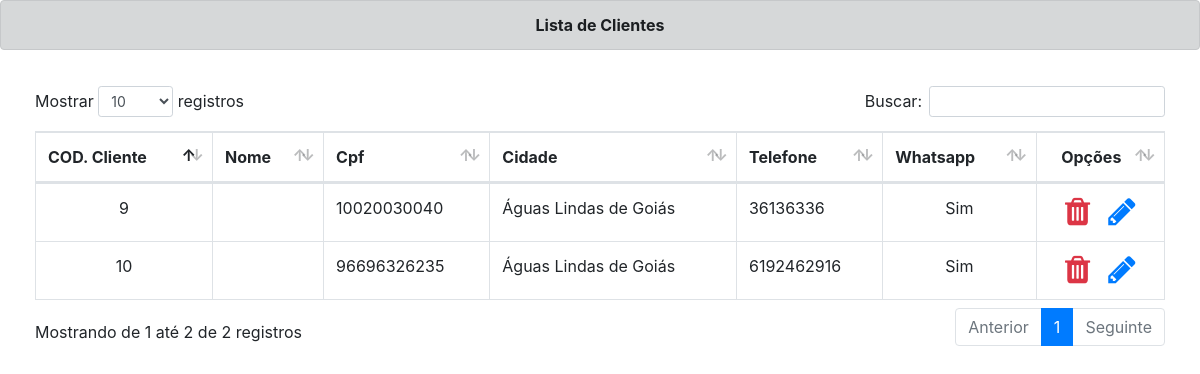
The app's page /visao/listarClientes.php (signed in) with its own data.
### tables this page shows
CREATE TABLE IF NOT EXISTS `cliente` (
  `id_cliente` INT(11) NOT NULL AUTO_INCREMENT,
  `nome` VARCHAR(90) NOT NULL,
  `cpf` CHAR(14) NOT NULL,
  `endereco` VARCHAR(150) NOT NULL,
  `numero` VARCHAR(5) NOT NULL,
  `complemento` VARCHAR(150) NULL DEFAULT NULL,
  `bairro` VARCHAR(50) NOT NULL,
  `estado` CHAR(2) NOT NULL,
  `cidade` VARCHAR(50) NOT NULL,
  `telefone` CHAR(14) NULL DEFAULT NULL,
  `celular` CHAR(15) NOT NULL,
  `whatsapp` CHAR(1) NOT NULL,
  `id_usuario` INT(11) NOT NULL,
  PRIMARY KEY (`id_cliente`),
  INDEX `id_usuario` (`id_usuario` ASC) VISIBLE);

### modelo/conexao/Conexao.php (called while the page is built)
<?php
abstract class Conexao {
    private static $instancia;
    public static function getConexao() {
        try {
            if (!isset(self::$instancia)) {
                $usuario = "root";
                $senha = "";
                self::$instancia = new PDO("mysql:host=localhost;dbname=cbjk;charset=UTF8",
                        $usuario, $senha);
            }
            return self::$instancia;
        } catch (PDOException $e) {
            echo "Erro ao conectar no banco de dados: " . $e->getMessage();
        }
    }
}

### modelo/ClienteDAO.php (called while the page is built, shortened)
<?php
require_once 'conexao/Conexao.php';
class ClienteDAO {
    public $pdo = null;
     function __construct() {
        $this->pdo = Conexao::getConexao();
    }
    public function listarTodos() {
         try {
            $sql="SELECT * FROM `cliente` ";
            $stm = $this->pdo->prepare($sql);
            $stm->execute();
            $clientes=$stm->fetchAll(PDO::FETCH_OBJ);
            return $clientes;
        } catch (PDOException $exc) {
            echo $exc->getMessage();
        }
    }
}
?>

### visao/listarClientes.php (the view, shortened to what this page needs)
<!DOCTYPE html>
<?php
require_once '../modelo/ClienteDAO.php';
?>
<html>
    <head>
        <link rel="stylesheet" href="css/bootstrap.css">
        <link href="css/bootstrap.min.css" rel="stylesheet">
        <link href="css/font-awesome.min.css" rel="stylesheet" type="text/css">
        <link href="css/dataTables.bootstrap4.css" rel="stylesheet">
        <link href="css/sb-admin.css" rel="stylesheet">
        <link href="css/sb-admin.min.css" rel="stylesheet">
    </head>
    <body id="page-top">
        <div class="well alert alert-dark text-center" ><strong>Lista de Clientes</strong></div>
        <div class="card-body">
            <div class="table-responsive">
                <table class="table table-bordered" id="dataTable" width="100%" cellspacing="0">
                    <thead>
                        <tr class="info">
                            <th>COD. Cliente</th>
                            <th>Nome</th>
                            <th>Cpf</th>
                            <th>Cidade</th>
                            <th>Telefone</th>
                            <th>Whatsapp</th>
                            <th style="text-align: center;">Opções</th>
                        </tr>
                    </thead>
                    <?php
                    $clienteDAO = new ClienteDAO();
                    $clientes = $clienteDAO->listarTodos();
                    foreach ($clientes as $cliente) {
                        echo "<tr>";
                        echo "  <td class='text-center'>{$cliente->id_cliente}</td>";
                        echo "  <td>{$cliente->nome_cliente}</td>";
                        echo "  <td>{$cliente->cpf}</td>";
                        echo "  <td>{$cliente->cidade}</td>";
                        echo "  <td>{$cliente->telefone}</td>";
                        echo "  <td class='text-center'>";
                        if ($cliente->whatsapp == "s") {
                            echo 'Sim';
                        } else {
                            echo 'Não';
                        }
                        echo "</td>";
                        echo "  <td class='text-center'>"
                        . "     <a  class='fa fa-trash text-danger'style='font-size:2rem'  href='../controle/excluirCliente.php?idcliente={$cliente->id_cliente}'></a>";
                        echo "  &nbsp; &nbsp;<a class='fa fa-pencil'style='font-size:2rem'  href='formAlterarCliente.php?idcliente={$cliente->id_cliente}'></a>"
                        . "</td>";
                        echo "</tr>";
                    }
                    ?>
                </table>
            </div>
        </div>
    </body>
</html>

### visao/css/sb-admin.css (style rules this page uses)
html { position: relative; min-height: 100%; }
body { overflow-x: hidden; }

### records on screen
cliente: id_cliente "9", cpf "10020030040", cidade "Águas Lindas de Goiás", telefone "36136336", whatsapp "Sim"
cliente: id_cliente "10", cpf "96696326235", cidade "Águas Lindas de Goiás", telefone "6192462916", whatsapp "Sim"
